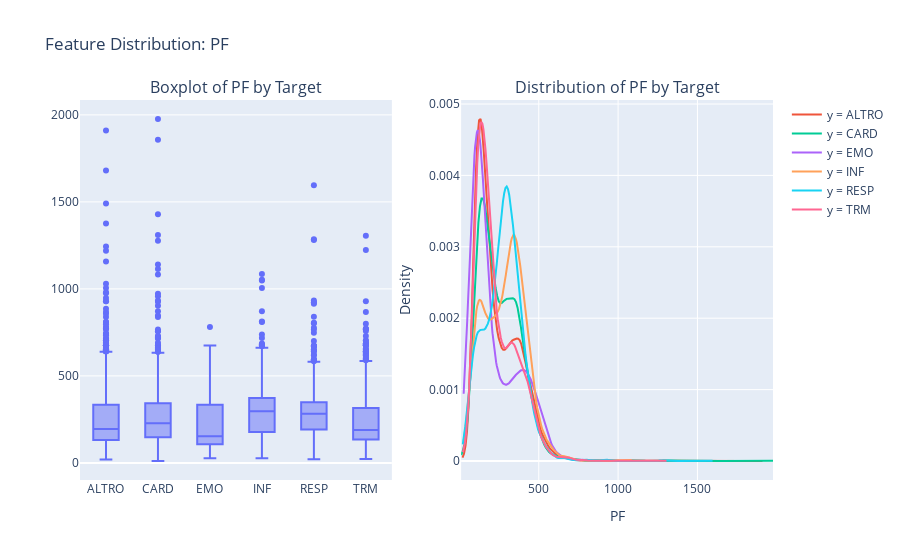

The code cell stored with this chart in its notebook:
### Markdown cell above
## Distribuzioni rispetto alle classi

### Code cell
features = [
    'ETA', 'PF', 'PO2_T', 'P50_ACT', 'TO2', 'SO2', 'HCT', 'AG_K', 
    'THB', 'THB2', 'GLU', 'LAC', 'PO2', 'HCO3', 'PCO2_T', 'PCO2', 
    'MOSM', 'KP', 'NA', 'CL', 'CBASE', 'METHB', 'PHT', 'PH', 
    'O2HB', 'COHB', 'RHB', 'B', 'TC', 'FIO2'
]

feature_dropdown = widgets.Dropdown(
    options=features,
    value=features[0],
    description='Feature:',
    disabled=False,
)

def on_feature_change(change):
    clear_output()
    display(feature_dropdown)
    if change['type'] == 'change' and change['name'] == 'value':
        fig = plot_feature_distribution(df.sort_values(by=["y_desc"]), change['new'])
        display(fig, display_id=True)

feature_dropdown.observe(on_feature_change, names='value')

# Display initial plot
on_feature_change({'type': 'change', 'name': 'value', 'new': features[0]})

### Figure 1 — Plotly figure (JSON) as saved in the notebook; plotly's stock layout.template omitted (floating-point values rounded to 4 significant figures; data arrays with more than 128 entries replaced by an {"elided": "..."} marker saying what was removed)
{"data": [{"alignmentgroup": "True", "hovertemplate": "y_desc=%{x}<br>PF=%{y}<extra></extra>", "legendgroup": "", "marker": {"color": "#636efa"}, "name": "", "notched": false, "offsetgroup": "", "orientation": "v", "showlegend": false, "type": "box", "x": {"elided": "28688 str values"}, "x0": " ", "xaxis": "x", "y": {"elided": "28688 float values"}, "y0": " ", "yaxis": "y"}, {"mode": "lines", "name": "y = ALTRO", "type": "scatter", "x": {"elided": "200 float values"}, "xaxis": "x2", "y": {"elided": "200 float values"}, "yaxis": "y2"}, {"mode": "lines", "name": "y = CARD", "type": "scatter", "x": {"elided": "200 float values"}, "xaxis": "x2", "y": {"elided": "200 float values"}, "yaxis": "y2"}, {"mode": "lines", "name": "y = EMO", "type": "scatter", "x": {"elided": "200 float values"}, "xaxis": "x2", "y": {"elided": "200 float values"}, "yaxis": "y2"}, {"mode": "lines", "name": "y = INF", "type": "scatter", "x": {"elided": "200 float values"}, "xaxis": "x2", "y": {"elided": "200 float values"}, "yaxis": "y2"}, {"mode": "lines", "name": "y = RESP", "type": "scatter", "x": {"elided": "200 float values"}, "xaxis": "x2", "y": {"elided": "200 float values"}, "yaxis": "y2"}, {"mode": "lines", "name": "y = TRM", "type": "scatter", "x": {"elided": "200 float values"}, "xaxis": "x2", "y": {"elided": "200 float values"}, "yaxis": "y2"}], "layout": {"annotations": [{"font": {"size": 16}, "showarrow": false, "text": "Boxplot of PF by Target", "x": 0.225, "xanchor": "center", "xref": "paper", "y": 1, "yanchor": "bottom", "yref": "paper"}, {"font": {"size": 16}, "showarrow": false, "text": "Distribution of PF by Target", "x": 0.775, "xanchor": "center", "xref": "paper", "y": 1, "yanchor": "bottom", "yref": "paper"}], "showlegend": true, "title": {"text": "Feature Distribution: PF"}, "xaxis": {"anchor": "y", "domain": [0, 0.45]}, "xaxis2": {"anchor": "y2", "domain": [0.55, 1], "title": {"text": "PF"}}, "yaxis": {"anchor": "x", "domain": [0, 1]}, "yaxis2": {"anchor": "x2", "domain": [0, 1], "title": {"text": "Density"}}}}
